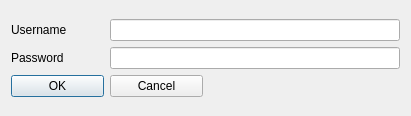
<?xml version="1.0" encoding="UTF-8"?>
<ui version="4.0">
 <class>LoginDialog</class>
 <widget class="QDialog" name="LoginDialog">
  <property name="geometry">
   <rect>
    <x>0</x>
    <y>0</y>
    <width>411</width>
    <height>116</height>
   </rect>
  </property>
  <property name="windowTitle">
   <string>Authentication Required</string>
  </property>
  <layout class="QGridLayout" name="gridLayout_2">
   <item row="0" column="1">
    <layout class="QGridLayout" name="gridLayout">
     <item row="0" column="0">
      <widget class="QLabel" name="usernameLbl">
       <property name="text">
        <string>Username</string>
       </property>
      </widget>
     </item>
     <item row="1" column="0">
      <widget class="QLabel" name="label">
       <property name="text">
        <string>Password</string>
       </property>
      </widget>
     </item>
     <item row="2" column="0">
      <widget class="QPushButton" name="okBtn">
       <property name="text">
        <string>OK</string>
       </property>
      </widget>
     </item>
     <item row="2" column="1">
      <widget class="QPushButton" name="cancelBtn">
       <property name="text">
        <string>Cancel</string>
       </property>
      </widget>
     </item>
     <item row="1" column="1" colspan="3">
      <widget class="QLineEdit" name="passwordLineEdit">
       <property name="echoMode">
        <enum>QLineEdit::Password</enum>
       </property>
      </widget>
     </item>
     <item row="0" column="1" colspan="3">
      <widget class="QLineEdit" name="usernameLineEdit"/>
     </item>
    </layout>
   </item>
  </layout>
 </widget>
 <tabstops>
  <tabstop>usernameLineEdit</tabstop>
  <tabstop>passwordLineEdit</tabstop>
  <tabstop>okBtn</tabstop>
  <tabstop>cancelBtn</tabstop>
 </tabstops>
 <resources/>
 <connections>
  <connection>
   <sender>okBtn</sender>
   <signal>clicked()</signal>
   <receiver>LoginDialog</receiver>
   <slot>loginOK()</slot>
   <hints>
    <hint type="sourcelabel">
     <x>22</x>
     <y>92</y>
    </hint>
    <hint type="destinationlabel">
     <x>2</x>
     <y>92</y>
    </hint>
   </hints>
  </connection>
  <connection>
   <sender>cancelBtn</sender>
   <signal>clicked()</signal>
   <receiver>LoginDialog</receiver>
   <slot>loginCancel()</slot>
   <hints>
    <hint type="sourcelabel">
     <x>191</x>
     <y>92</y>
    </hint>
    <hint type="destinationlabel">
     <x>410</x>
     <y>96</y>
    </hint>
   </hints>
  </connection>
 </connections>
 <slots>
  <slot>loginOK()</slot>
  <slot>loginCancel()</slot>
 </slots>
</ui>
